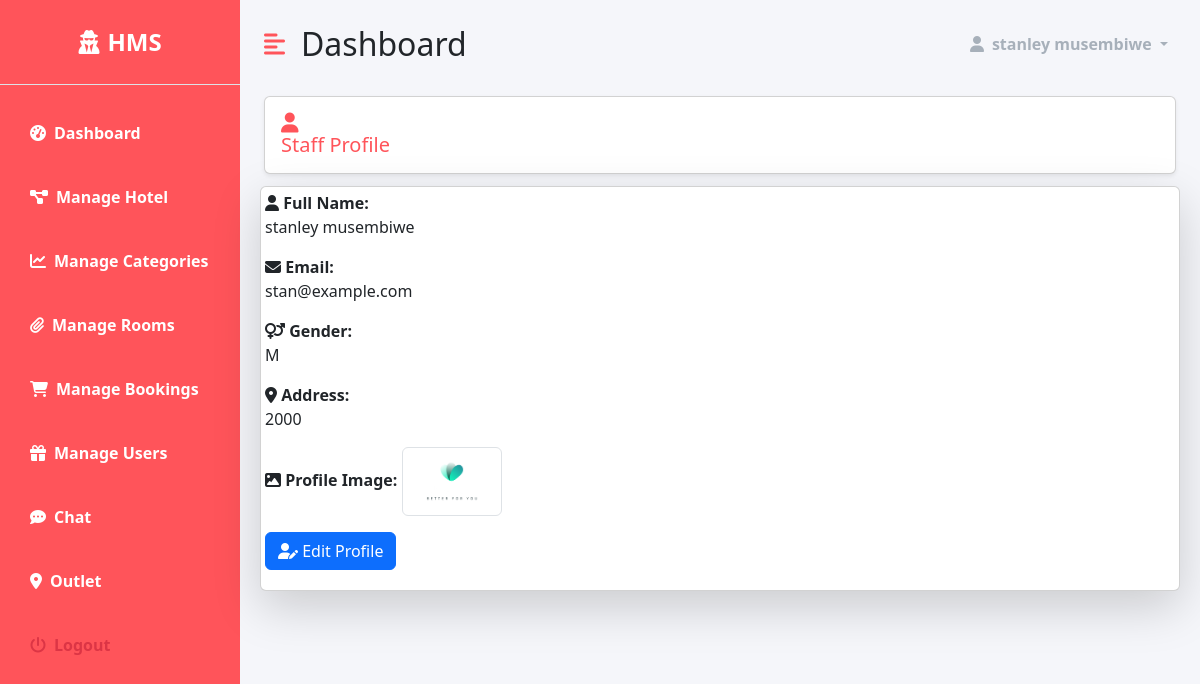
Page /dashboard/profile/ (signed in) on the committed database.
### accounts/models.py (models this page shows, shortened)
class CustomUser(AbstractUser):
    email = models.EmailField(unique=True)
    gender = models.CharField(max_length=1, blank=True, null=True)
    address = models.CharField(max_length=255, blank=True, null=True)
    image = models.ImageField(upload_to="user_images", blank=True, null=True)
    username = None
    objects = CustomUserManager()
    USERNAME_FIELD = 'email'
    REQUIRED_FIELDS = []

### dashboard/views.py (the view)
# urls.py: path('profile/' , profile , name='profile'),
@login_required(login_url='accounts:login')
@staff_member_required(login_url='accounts:login')
def profile(request):
    try:
        user = CustomUser.objects.get(id=request.user.id)
        context = {
            'user': user,
        }
        return render(request, 'dashboard/users/profile.html', context)
    except CustomUser.DoesNotExist:
        error_message = 'User does not exist'
        return HttpResponseRedirect(reverse('dashboard:home') + f'?error_message={error_message}')

### templates/dashboard/users/profile.html (shortened to what this page needs)
{% extends 'dashboard/base.html' %}
{% load static %}
{% block content %}
    <div class="row">
        <div class="col-md-12">
            <h5 class="m-2 primary-text card shadow-sm p-3">
                <i class="fas fa-user"></i> Staff Profile
            </h5>
        </div>
    </div>
    <div class="card shadow-lg m-1">
        <div class="col-md-12 p-1">
            <div class="mb-3">
                <label class="fw-bold">
                    <i class="fas fa-user"></i> Full Name:
                </label>
                <p>{{ user.get_full_name }}</p>
            </div>
            <div class="mb-3">
                <label class="fw-bold">
                    <i class="fas fa-envelope"></i> Email:
                </label>
                <p>{{ user.email }}</p>
            </div>
            <div class="mb-3">
                <label class="fw-bold">
                    <i class="fas fa-venus-mars"></i> Gender:
                </label>
                <p>{{ user.gender }}</p>
            </div>
            <div class="mb-3">
                <label class="fw-bold">
                    <i class="fas fa-map-marker-alt"></i> Address:
                </label>
                <p>{{ user.address }}</p>
            </div>
            <div class="mb-3">
                <label class="fw-bold">
                    <i class="fas fa-image"></i> Profile Image:
                </label>
                {% if user.image %}
                    <img src="{{ user.image.url }}" alt="{{ user.get_full_name }}" class="img-thumbnail" width="100px">
                {% else %}
                    <p>No profile image available.</p>
                {% endif %}
            </div>
            <div class="mb-3">
                <a href="{% url 'dashboard:profile-details'%}" class="btn btn-primary">
                    <i class="fas fa-user-edit"></i> Edit Profile
                </a>
            </div>
        </div>
    </div>
{% endblock %}

### templates/dashboard/base.html (shortened to what this page needs)
{% load  static %}
<!DOCTYPE html>
<html lang="en">
<head>
      <link href="https://cdn.jsdelivr.net/npm/bootstrap@5.3.2/dist/css/bootstrap.min.css"
            rel="stylesheet"
>
    <link rel="stylesheet" href="https://cdnjs.cloudflare.com/ajax/libs/font-awesome/6.5.1/css/all.min.css"
 />
    <link rel="stylesheet" type="text/css" href="https://cdn.datatables.net/1.11.5/css/jquery.dataTables.css">
    <link rel="stylesheet" href="{%  static 'dashboard/style.css' %}">
</head>
<body>
      <div class="d-flex" id="wrapper">
        <div class="primary-bg" id="sidebar-wrapper">
            <div class="sidebar-heading text-center py-4  text-white fs-4 fw-bold text-uppercase border-bottom"><i
                    class="fas fa-user-secret me-2"></i>HMS</div>
            <div class="list-group list-group-flush my-3">
                <a href="{% url 'dashboard:dashboard-index' %}" class="list-group-item list-group-item-action bg-transparent text-white active"><i
                        class="fas fa-tachometer-alt me-2"></i>Dashboard</a>
                <a href="{% url 'dashboard:manage-hotel' %}" class="list-group-item list-group-item-action bg-transparent text-white fw-bold"><i
                        class="fas fa-project-diagram me-2"></i>Manage Hotel</a>
                <a href="{% url 'dashboard:manage-categories' %}" class="list-group-item list-group-item-action bg-transparent text-white fw-bold"><i
                        class="fas fa-chart-line me-2"></i>Manage Categories</a>
                <a href="{% url 'dashboard:manage-rooms' %}" class="list-group-item list-group-item-action bg-transparent text-white fw-bold"><i
                        class="fas fa-paperclip me-2"></i>Manage Rooms</a>
                <a href="{% url 'dashboard:manage-bookings' %}" class="list-group-item list-group-item-action bg-transparent text-white fw-bold"><i
                        class="fas fa-shopping-cart me-2"></i>Manage Bookings</a>
                <a href="{% url 'dashboard:manage-users' %}" class="list-group-item list-group-item-action bg-transparent text-white fw-bold"><i
                        class="fas fa-gift me-2"></i>Manage Users</a>
                <a href="#" class="list-group-item list-group-item-action bg-transparent text-white fw-bold"><i
                        class="fas fa-comment-dots me-2"></i>Chat</a>
                <a href="#" class="list-group-item list-group-item-action bg-transparent text-white fw-bold"><i
                        class="fas fa-map-marker-alt me-2"></i>Outlet</a>
                <a href="#" class="list-group-item list-group-item-action bg-transparent text-danger fw-bold"><i
                        class="fas fa-power-off me-2"></i>Logout</a>
            </div>
        </div>
        <div id="page-content-wrapper">
            <nav class="navbar navbar-expand-lg navbar-light bg-transparent py-4 px-4">
                <div class="d-flex align-items-center">
                    <i class="fas fa-align-left primary-text fs-4 me-3" id="menu-toggle"></i>
                    <h2 class="fs-2 m-0">Dashboard</h2>
                </div>
                <div class="collapse navbar-collapse" id="navbarSupportedContent">
                    <ul class="navbar-nav ms-auto mb-2 mb-lg-0">
                        <li class="nav-item dropdown">
                            <a class="nav-link dropdown-toggle second-text fw-bold" href="#" id="navbarDropdown"
                                role="button" data-bs-toggle="dropdown" aria-expanded="false">
                                <i class="fas fa-user me-2"></i>{{user.get_full_name}}
                            </a>
                        </li>
                    </ul>
                </div>
            </nav>
            <div class="container-fluid px-3">
                {% block content %}
                 {% endblock content %}
            </div>
        </div>
    </div>
</body>
</html>

### static/dashboard/style.css (style rules this page uses)
:root { --main-bg-color: #ff545a; --main-text-color: #ff545a; --second-text-color : #a7b0ba; --second-bg-color : #f5f6fa; }
.primary-text { color: var(--main-text-color); }
.second-text { color: var(--second-text-color); }
.primary-bg { background-color: var(--main-bg-color); }
#wrapper { overflow-x: hidden; background-color:var(--second-bg-color); }
#sidebar-wrapper { min-height: 100vh; margin-left: -15rem; -webkit-transition: margin 0.25s ease-out; -moz-transition: margin 0.25s ease-out; -o-transition: margin 0.25s ease-out; transition: margin 0.25s ease-out; }
#sidebar-wrapper .sidebar-heading { padding: 0.875rem 1.25rem; font-size: 1.2rem; }
#sidebar-wrapper .list-group { width: 15rem; }
#page-content-wrapper { min-width: 100vw; }
#menu-toggle { cursor: pointer; }
.list-group-item { border: none; padding: 20px 30px; color: white; font-weight: bold; }
.list-group-item.active { background-color: transparent; font-weight: bold; border: none; }
@media (min-width: 768px) { #sidebar-wrapper { margin-left: 0; } }
@media (min-width: 768px) { #page-content-wrapper { min-width: 0; width: 100%; } }

### rows in the picture
CustomUser: get_full_name "stanley musembiwe", email "stan@example.com", gender "M", address "2000", image (picture)
